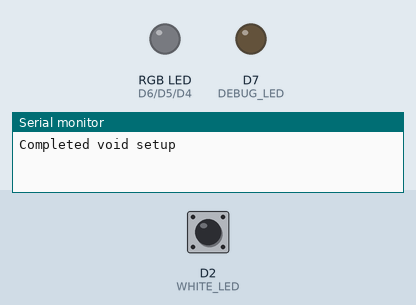
The sketch below on a simulated Particle Photon. On the bench: an RGB LED mixed from three pins (HIGH = lit), output pins drawn as LEDs (lit = HIGH), the last lines printed to the serial monitor. Inputs (shaded band) come from the test bench; at power-on: D2 (WHITE_LED) HIGH.

Above: at 1.2 s.
1.3 s: D2 (WHITE_LED) pulled LOW for 3.2 s
At 1.7 s:
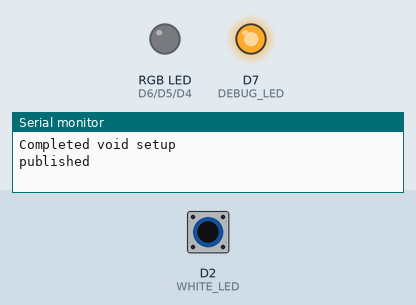
Timing chart, 0 to 6.9 s (numbered marks = the images above; inputs shaded):
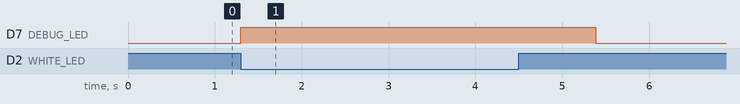

The sketch:

PUBLISH.ino
```cpp
/*
 * Project PUBLISH AND SUBSCRIBE
 * Description:
 * Author:
 * Date:
 */

#include <Particle.h>
#include <vector>
using namespace std;

/* THESE ARE PARTICLE SPECIFIC PARAMETERS APPLIED AT CODE RUNTIME */
/* ALWAYS RUN PARTICLE CLOUD COMMUNICATION IN SEPARATE THREAD */
SYSTEM_THREAD(ENABLED);

/* HOW TO CONNECT TO WiFi & INTERNET: AUTOMATIC, SEMI_AUTOMATIC, MANUAL */
//SYSTEM_MODE(AUTOMATIC); // DONE BY DEFAULT
//SYSTEM_MODE(SEMI_AUTOMATIC); // CONTROL WHEN & HOW TO CONNECT TO PARTICLE CLOUD (WIFI RADIO ON)
//SYSTEM_MODE(MANUAL); // CONTROL WHEN & HOW TO CONNECT TO WIFI NETWORK

#define DEBUG_LED D7 // SMALL BLUE LED NEXT USB CONNECTOR (RIGHT OF USB)
#define WHITE_LED D2 // GOOD OL' LED
#define R_LED     D6 // RED LED
#define G_LED     D5 // GREEN LED
#define B_LED     D4 // BLUE LED
#define LDR       A0 // ANALOG_IN = ( 0 ... 4095 ) => 2^12 bits.
#define B_TN      D2 // MOMENTARY BUTTON

void setup() {

  /* PARTICLE CLOUD INTENTIONS ALWAYS DECLARED IN VOID SETUP */
  /*
    PARTICLE FUNCTIONS 'n' VARIABLES ARE SPECIAL CLOUD API OPERATIONS -
    MORE ABOUT FUNCTIONS AND VARIABLES IN A FUTURE WORKSHOP (#3).
  */
  //Particle.function("whiteled", whiteled);
  Particle.variable("location", "ME @ MTL", STRING);

  /* PARTICLE PUBLISH 'n' SUBSCRIBE ARE MULTICAST OPERATIONS - FULLY CONNECTED
    SIMPLY SUBSCRIBE TO A KNOWN DATA SOURCE OR PUBLISH DATA AS SOURCE
    THE ONLY CAVEAT - ONE (1) MSG PER SECOND OVER THE CLOUD
  */
  //Particle.subscribe("someothersLDR", someothersLDR);
  Particle.subscribe("a-ble-centralBTN", someothersBTN);

  Serial.begin(57600);
  //while( !Serial.isConnected() ) // wait for Host to open serial port
  waitFor(Serial.isConnected, 15000);

  /* BLUE DEBUG LED */
  pinMode(DEBUG_LED, OUTPUT);
  /* WHITE LED ? DIGITAL : PWM */
  pinMode(WHITE_LED, OUTPUT);

  /* RGB LED */
  pinMode(R_LED, OUTPUT);
  pinMode(G_LED, OUTPUT);
  pinMode(B_LED, OUTPUT);

  /* INPUT: PUSH BUTTON */
  pinMode(B_TN, INPUT_PULLUP); // REQUIRE PULLUP OR PULLDOWN RESISTOR

  delay(5); // Force Serial.println in void setup()
  Serial.println("Completed void setup");
}

void loop() {

    if( digitalRead(B_TN) == LOW ) {
        /* EVENTS CAN ONLY BE PUBLISHED ONCE PER SECOND */
        digitalWrite(DEBUG_LED, HIGH);

        //Particle.publish("a-ble-centralBTN", "GUDRUN", PRIVATE); //ONLY PRIVATE OR DEVICE ID
        //bool success = Particle.publish("a-ble-centralBTN", "1", PRIVATE);
        if( Particle.publish("a-ble-centralBTN", "45.4786288,-73.617024,45.4953688,-73.57799640000002") ) Serial.println ("published");
        delay(1001); // PUBLISH ONCE PER SECOND

        digitalWrite(DEBUG_LED, LOW);
    }
}

/* PARTICLE CLOUD SUBSCRIBE CALLBACK */
void someothersLDR(const char *event, const char *data) { }

void someothersBTN(const char *event, const char *data) {
/*
  Particle.subscribe handlers are void functions. They take two variables the name of your event,
  and any data (UTF-8) that goes along with your event.

  In our case, the event will be "someothersBTN" and the data will be "1" or "0". We're going to
  strcmp(), which compares two chars. If they are the same, strcmp will return 0.
  */

 /* EXAMPLE TOKENISER */
    //char *datas = "45.4786288,-73.617024,45.4953688,-73.57799640000002";
     vector<string> result;
      //get original length
    char copyData[strlen(data)];
    strcpy(copyData, data);

    char* token;

    //get a token
    token = strtok(copyData, ",");

    while (token != NULL) {
    //add to the result array
      result.push_back(token);
      // strtok() contains a static pointer to the previous passed string
      token = strtok(NULL, ",");
    }

    for(int i=0; i<result.size();i++){
        Serial.println( result.at(i).c_str() );
    }
    Serial.println("called");

   if (strcmp(data, "1") == 0) {
    digitalWrite(WHITE_LED, HIGH);
    delay(1000);
    digitalWrite(WHITE_LED, LOW);
  }
//   else if (strcmp(data,"low") == 0) {
//     digitalWrite(EVENTLED, HIGH);
//   }
//   else {
//     // if the data is something else, don't do anything.
//     // Really the data shouldn't be anything but those two listed above.
//   }
}
```

Measured:
- after the input at 1.3 s, D7 (DEBUG_LED): LOW → HIGH at once, → LOW 4.1 s later
